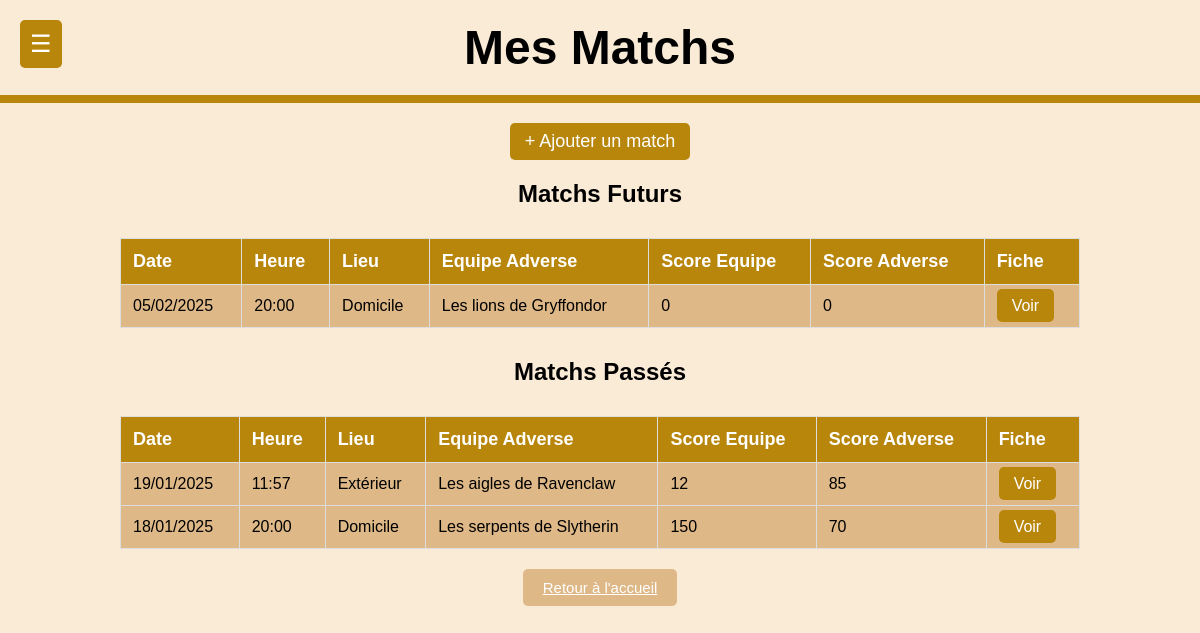
The page /php/pages/PageMatch.php on the database its author committed.
### tables this page shows
CREATE TABLE IF NOT EXISTS Match_(
   Id_Match INT AUTO_INCREMENT,
   Date_Match DATE,
   Heure TIME,
   Nom_Equipe_Adverse VARCHAR(30) ,
   Lieu_Rencontre ENUM('Domicile', 'Extérieur') DEFAULT 'Domicile',
   Resultat_Equipe INT,
   Resultat_Equipe_Adverse INT,
   PRIMARY KEY(Id_Match)
);

### php/requetesSql.php (called while the page is built, shortened)
<?php
        $select_match_desc ="SELECT Date_Match, Heure, Lieu_Rencontre, Nom_Equipe_Adverse, Resultat_Equipe, Resultat_Equipe_Adverse, Id_Match FROM Match_ ORDER BY Date_Match DESC";
?>

### php/pages/PageMatch.php (the view, shortened to what this page needs)
<?php
require('../bd/ConnexionBD.php');
require('../requetesSql.php');
$stmt = $linkpdo->query($select_match_desc);
$matchs = $stmt->fetchAll(PDO::FETCH_ASSOC);
$matchsFuturs = [];
$matchsPasses = [];
$dateActuelle = new DateTime();
foreach ($matchs as $match) {
    $dateMatch = new DateTime($match['Date_Match']);
    if ($dateMatch >= $dateActuelle) {
        $matchsFuturs[] = $match;
    } else {
        $matchsPasses[] = $match;
    }
}
?>
<!DOCTYPE html>
<html lang="fr">
<head>
    <link href="../css/Match.css" rel="stylesheet">
</head>
<body>
<header>Mes Matchs</header>
<div class="menu-container">
    <button class="menu-button">☰</button>
</div>
<a href="AjouterMatch.php" class="btn btn-ajouter">+ Ajouter un match</a>
<h2>Matchs Futurs</h2>
<table>
    <thead>
        <tr>
            <th>Date</th>
            <th>Heure</th>
            <th>Lieu</th>
            <th>Equipe Adverse</th>
            <th>Score Equipe</th>
            <th>Score Adverse</th>
            <th>Fiche</th>
        </tr>
    </thead>
    <tbody>
        <?php if (empty($matchsFuturs)): ?>
            <tr><td colspan="7">Aucun match futur.</td></tr>
        <?php else: ?>
            <?php foreach ($matchsFuturs as $match): ?>
            <tr>
                <td><?= htmlspecialchars(date('d/m/Y', strtotime($match['Date_Match']))); ?></td>
                <td><?= htmlspecialchars(date('H:i', strtotime($match['Heure']))); ?></td>
                <td><?= htmlspecialchars($match['Lieu_Rencontre'] ?? 'Inconnu'); ?></td>
                <td><?= htmlspecialchars($match['Nom_Equipe_Adverse'] ?? 'Inconnu'); ?></td>
                <td><?= htmlspecialchars($match['Resultat_Equipe'] ?? '0'); ?></td>
                <td><?= htmlspecialchars($match['Resultat_Equipe_Adverse'] ?? '0'); ?></td>
                <td>
                    <a href="FicheMatch.php?id=<?= $match['Id_Match']; ?>" class="btn">Voir</a>
                </td>
            </tr>
            <?php endforeach; ?>
        <?php endif; ?>
    </tbody>
</table>
<h2>Matchs Passés</h2>
<table>
    <thead>
        <tr>
            <th>Date</th>
            <th>Heure</th>
            <th>Lieu</th>
            <th>Equipe Adverse</th>
            <th>Score Equipe</th>
            <th>Score Adverse</th>
            <th>Fiche</th>
        </tr>
    </thead>
    <tbody>
        <?php if (empty($matchsPasses)): ?>
            <tr><td colspan="7">Aucun match passé.</td></tr>
        <?php else: ?>
            <?php foreach ($matchsPasses as $match): ?>
            <tr>
                <td><?= htmlspecialchars(date('d/m/Y', strtotime($match['Date_Match']))); ?></td>
                <td><?= htmlspecialchars(date('H:i', strtotime($match['Heure']))); ?></td>
                <td><?= htmlspecialchars($match['Lieu_Rencontre'] ?? 'Inconnu'); ?></td>
                <td><?= htmlspecialchars($match['Nom_Equipe_Adverse'] ?? 'Inconnu'); ?></td>
                <td><?= htmlspecialchars($match['Resultat_Equipe'] ?? '0'); ?></td>
                <td><?= htmlspecialchars($match['Resultat_Equipe_Adverse'] ?? '0'); ?></td>
                <td>
                    <a href="FicheMatch.php?id=<?= $match['Id_Match']; ?>" class="btn">Voir</a>
                </td>
            </tr>
            <?php endforeach; ?>
        <?php endif; ?>
    </tbody>
</table>
<a class="return" href="PageAccueil.php">Retour à l'accueil</a>
</body>
</html>

### php/css/Match.css (style rules this page uses)
body { font-family: Arial, sans-serif; text-align: center; margin: 0; padding: 0; background-color: antiquewhite; }
header { background-color: antiquewhite; padding: 20px; font-size: 48px; font-weight: bold; border-bottom: 8px solid darkgoldenrod; }
.btn-ajouter { display: inline-block; text-decoration: none; background-color: darkgoldenrod; color: white; padding: 10px 20px; margin-top: 20px; font-size: 18px; border-radius: 5px; transition: background-color 0.3s ease; }
table { width: 80%; margin: 30px auto; border-collapse: collapse; }
th, td { padding: 12px; text-align: left; border: 1px solid #ddd; }
th { background-color: darkgoldenrod; color: white; font-size: 18px; }
td { background-color: burlywood; }
a.btn { text-decoration: none; color: white; padding: 8px 15px; background-color: darkgoldenrod; border-radius: 5px; transition: background-color 0.3s ease; }
.return { padding: 10px 20px; background-color: burlywood; color: white; border: none; cursor: pointer; border-radius: 5px; font-size: 15px; margin-top: 20px; transition: background-color 0.2s ease; }
.menu-container { position: absolute; top: 20px; left: 20px; }
.menu-button { background-color: darkgoldenrod; color: white; padding: 10px; border: none; border-radius: 5px; cursor: pointer; font-size: 24px; }

### rows shown on the page
match_: Date_Match "05/02/2025", Heure "20:00", Lieu_Rencontre "Domicile", Nom_Equipe_Adverse "Les lions de Gryffondor", Resultat_Equipe "0", Resultat_Equipe_Adverse "0"
match_: Date_Match "19/01/2025", Heure "11:57", Lieu_Rencontre "Extérieur", Nom_Equipe_Adverse "Les aigles de Ravenclaw", Resultat_Equipe "12", Resultat_Equipe_Adverse "85"
match_: Date_Match "18/01/2025", Heure "20:00", Lieu_Rencontre "Domicile", Nom_Equipe_Adverse "Les serpents de Slytherin", Resultat_Equipe "150", Resultat_Equipe_Adverse "70"
